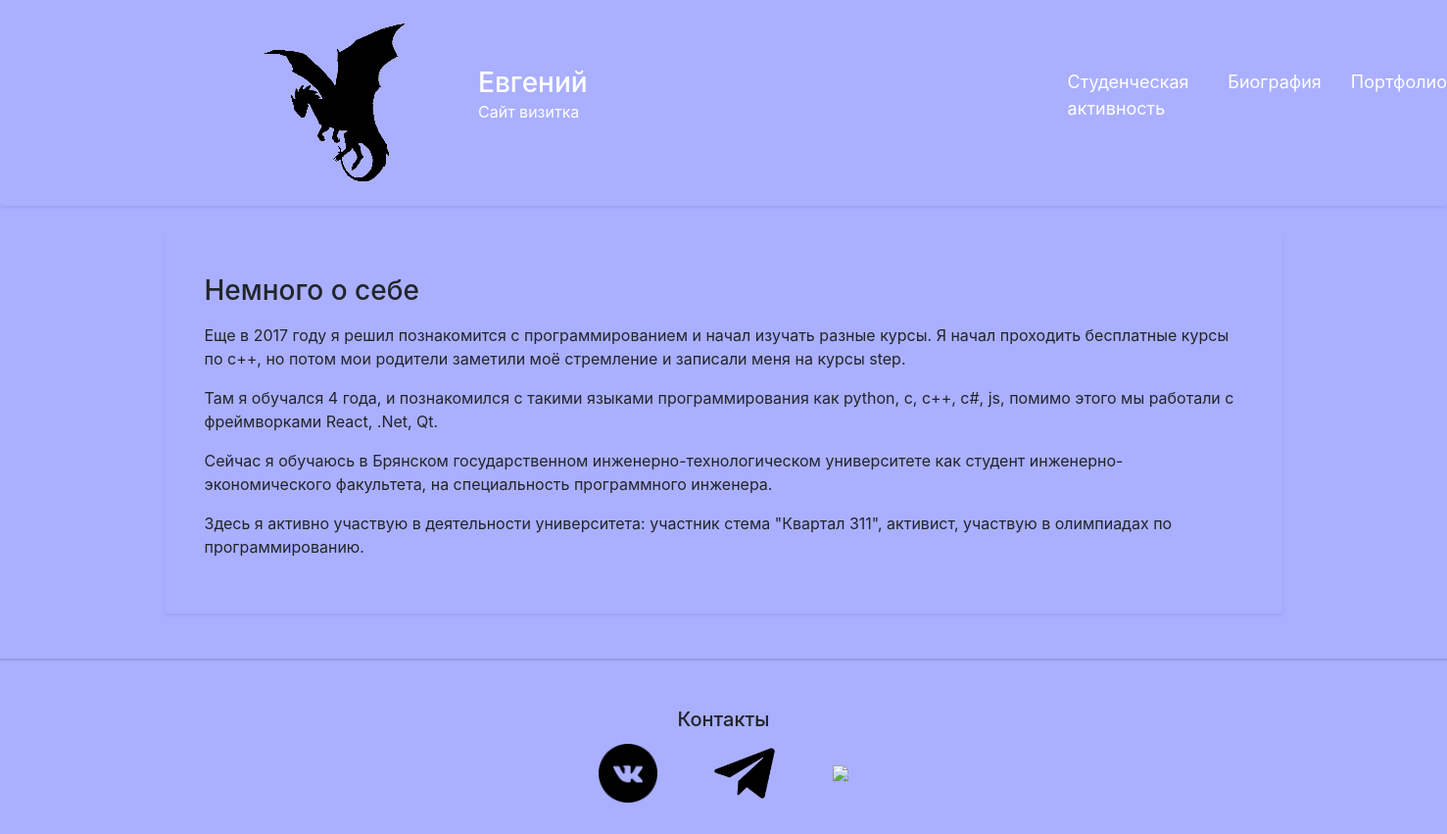
Page /biography/ on the committed database.
### mainWindow/models.py (models this page shows)
class Biography(models.Model):
    title = models.CharField(max_length=255)
    text = models.TextField()

### mainWindow/views.py (the view)
# urls.py: path("biography/", views.sheet_biography, name="biography"),
def sheet_biography(request):
    data = {
        "title": "Биография",
        "biography": Biography.objects.all(),
    }
    return render(request, "biography.html", data)

### mainWindow/templates/biography.html
{% extends 'include/main.html' %}
{% block main_section %}
    <h3>Немного о себе</h3>
    {% for bio in biography %}
        <p>{{ bio.text|linebreaks }}</p>
    {% endfor %}
{% endblock main_section %}

### mainWindow/static/mainWindow/css/main.css (style rules this page uses)
.new_body { background-color: #aaafff; }

### rows in the picture
Biography: text "Еще в 2017 году я решил познакомится с программированием и начал изучать разные курсы. Я начал проходить бесплатные курсы по с++, но потом мои родители заметили моё стремление и записали меня на курсы step."
Biography: text "Там я обучался 4 года, и познакомился с такими языками программирования как python, c, c++, c#, js, помимо этого мы работали с фреймворками React, .Net, Qt."
Biography: text "Сейчас я обучаюсь в Брянском государственном инженерно-технологическом университете как студент инженерно-экономического факультета, на специальность программного инженера."
Biography: text "Здесь я активно участвую в деятельности университета: участник стема \"Квартал 311\", активист, участвую в олимпиадах по программированию."
